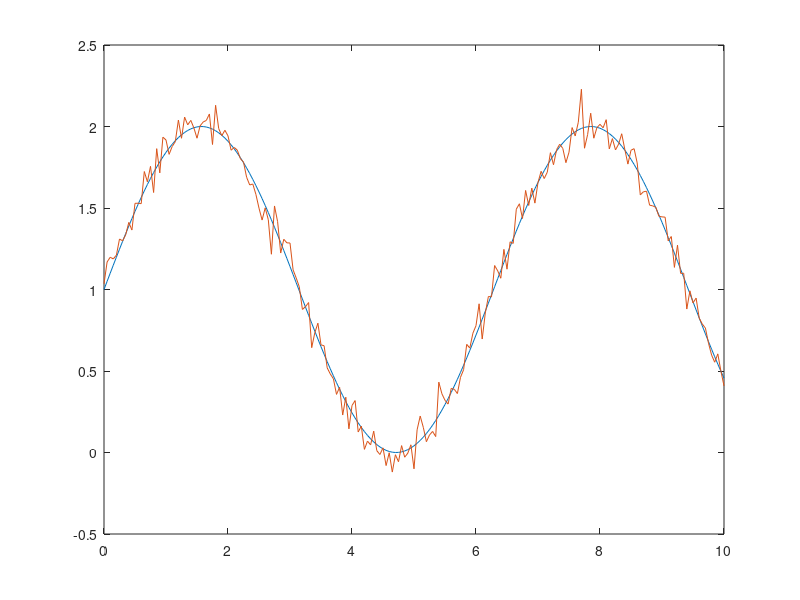
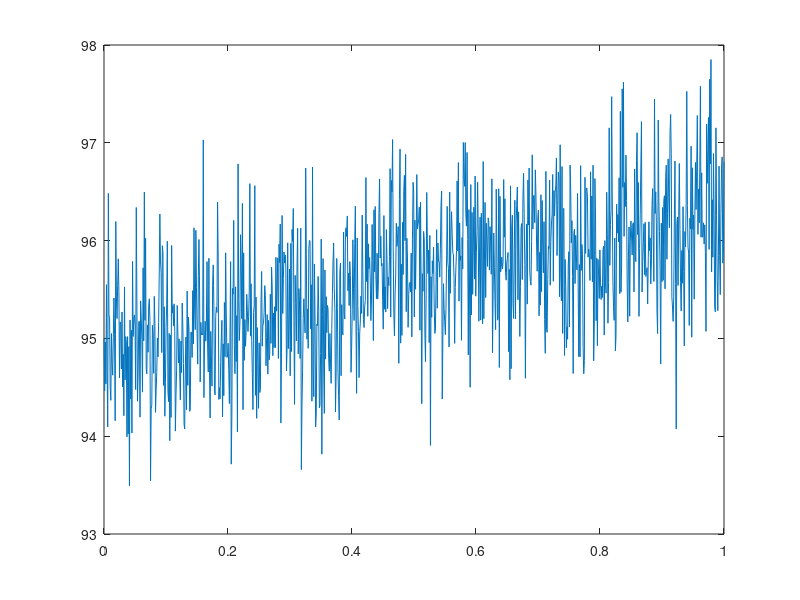
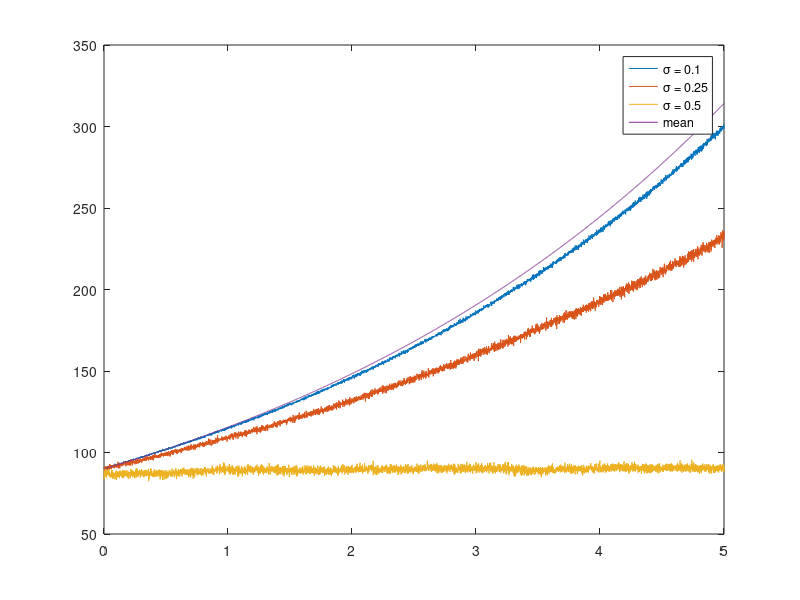
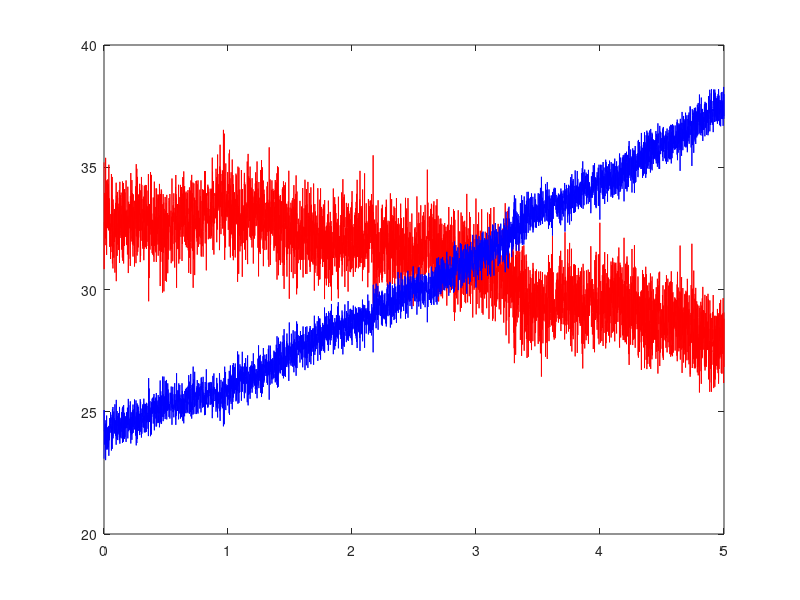

These figures' MATLAB source, in order:
%Taha zaoui : Stochastic optimal control :

% Matlab code :

% ======== Test of adding a white noise to a signal :=============
x = 0:0.05:10;

y = sin(x) + 1;
figure
plot(x, y)
hold on

z = awgn(y,25,'measured');
plot(x, z)
hold off
%%
% ======= Simulation of an Ito process : the price S :============
mu = 0.05;
sigma = 0.2;

T = 1;
N = 1000;
dt = T/N;

W = sqrt(dt)*randn(1,N);
S = zeros(1,N);
S(1) = 95; % initial price
for i =1:N-1
    S(i+1) = S(i) + mu*S(i)*dt + sigma*S(i)*(W(i+1)-W(i));
end

t = linspace(0, T, N) ; 
figure
plot(t, S)
%%
% ====== Observing the parameters effect ==========

mu = 0.25;
sigma_values = [0.1 0.25 0.5];

T = 5;
N = 5000;
dt = T/N;
t = linspace(0, T, N) ; 

figure;

for k = 1:length(sigma_values)
    
    sigma = sigma_values(k);
    W = sqrt(dt)*randn(1,N);
    S = zeros(1,N);
    S(1) = 90; % initial price
    
    for i =1:N-1
        S(i+1) = S(i) + mu*S(i)*dt + sigma*S(i)*(W(i+1)-W(i));
    end
    
    plot(t, S)
    hold on
    
end

plot(t, S(1)*exp(mu*t))

hold off
legend('\sigma = 0.1','\sigma = 0.25', '\sigma = 0.5','mean')
%%
% ======== Simulation of B-S solution ===========
E = 100; % exercice price
r = 0.05;  
f = @(x) exp(-x.^2/2)/(sqrt(2*pi));
phi = @(x) integral(f,-Inf, x);

d_1 = (log(S/E)+(r + sigma^2/2)*(T - t))/sigma/sqrt(T - t);
d_2 = (log(S/E)+(r - sigma^2/2)*(T - t))/sigma/sqrt(T - t);

% call option :
V_call = S*phi(d_1) - E*exp(-r*(T-t))*phi(d_2);

% put option :
V_put = E*exp(-r*(T-t))*phi(-d_2) - S*phi(-d_1);

figure
plot(t, V_call, 'r')
hold on 
plot(t, V_put, 'b')
hold off
